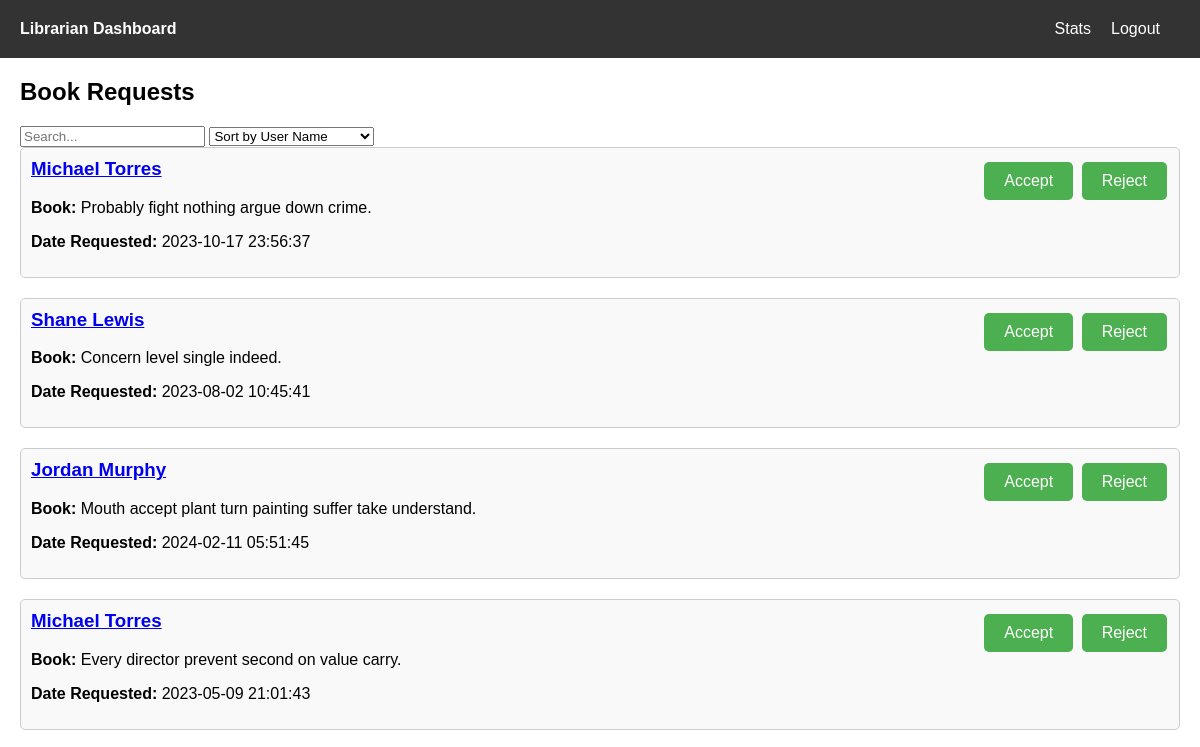
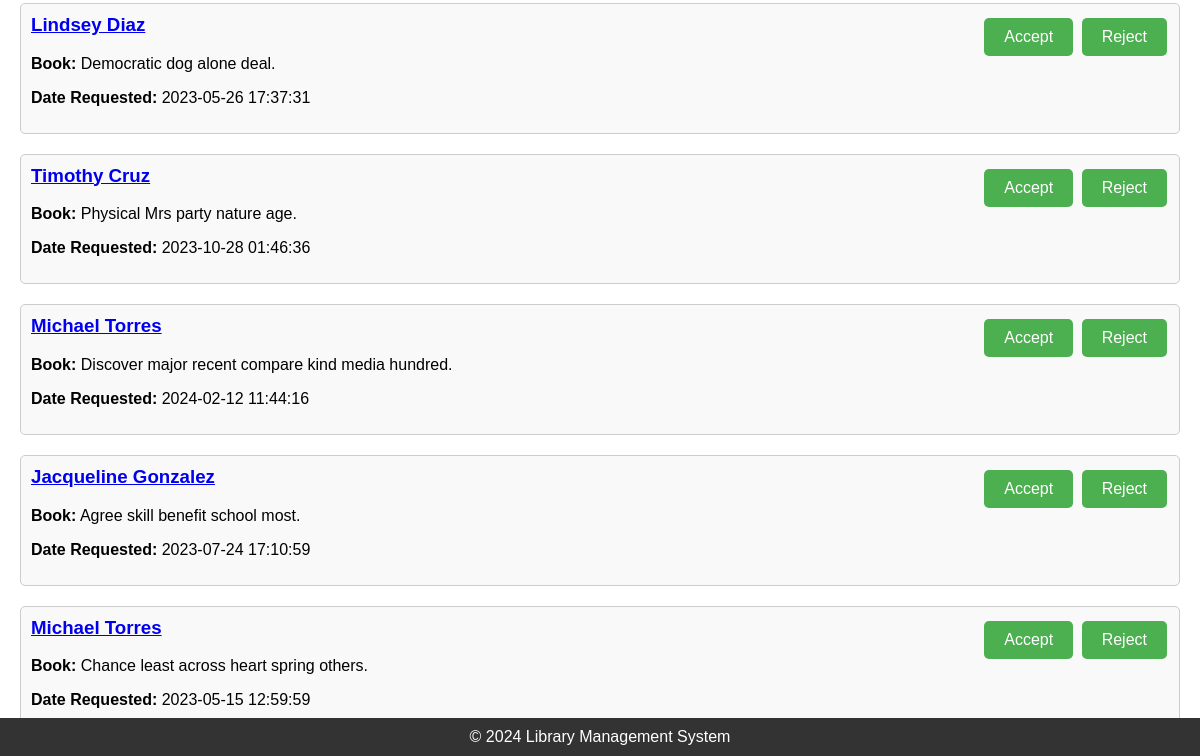
Before: /librarian/book_requests with the older database file (2 pictures, top to bottom).
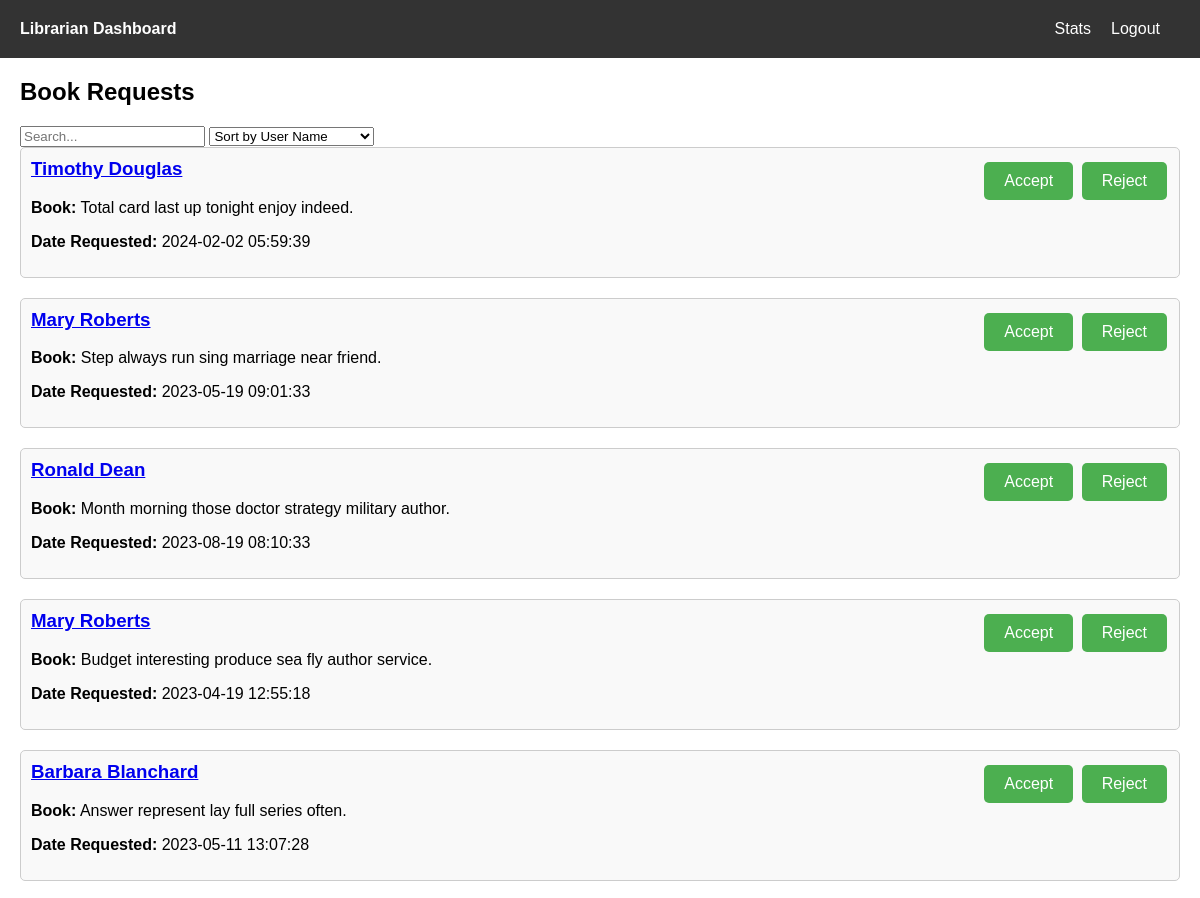
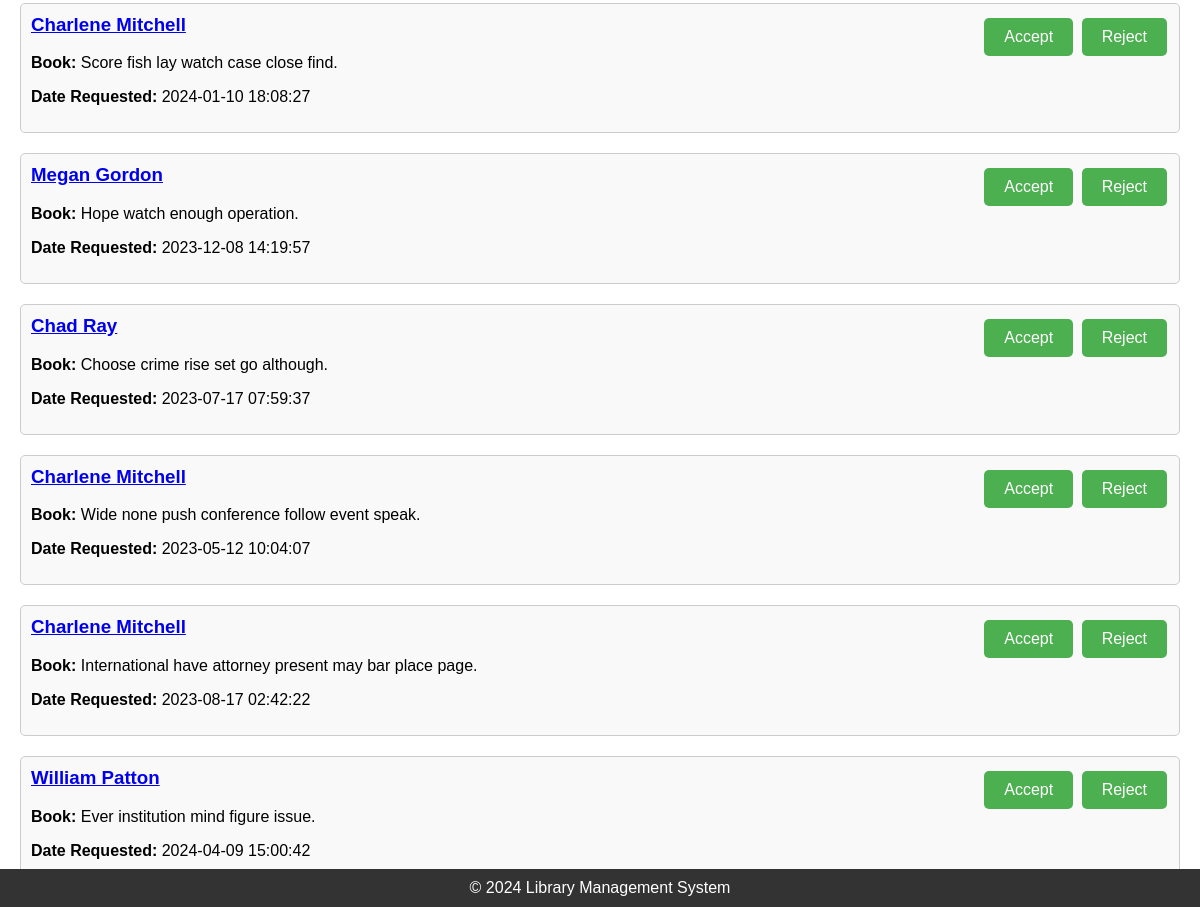
After: the same page with the newer database file (2 pictures, top to bottom).
### application/models.py (models this page shows, shortened)
class Request(db.Model):
    id = db.Column(db.Integer, primary_key=True)
    user_id = db.Column(db.Integer, db.ForeignKey('user.id'), nullable=False)
    book_id = db.Column(db.Integer, db.ForeignKey('book.id'), nullable=False)
    request_date = db.Column(db.DateTime, nullable=False, default=db.func.current_timestamp())
    return_date = db.Column(db.DateTime, nullable=True)
    status = db.Column(db.String(20), nullable=False, default='requested')  # Request status: requested, approved, returned
    requested_duration = db.Column(db.Integer, nullable=False)  # Duration in days for which the book is requested
    user = relationship('User', back_populates='requests')
    book = relationship('Book', back_populates='requests')

class User(db.Model, UserMixin):
    id = db.Column(db.Integer, primary_key=True)
    name = db.Column(db.String(50), nullable=False)
    email = db.Column(db.String(100), nullable=False, unique=True)
    phone = db.Column(db.String(15), nullable=False, unique=True)
    password = db.Column(db.String(128), nullable=False)
    address = db.Column(db.String(255), nullable=True)
    gender = db.Column(db.String(10), nullable=True)
    role = db.Column(db.String(20), nullable=False, default="user")
    date_registered = db.Column(db.DateTime, nullable=False, default=db.func.current_timestamp())
    last_login = db.Column(db.DateTime, nullable=True)
    requests = relationship('Request', back_populates='user')
    feedbacks = relationship('Feedback', back_populates='user')
    allocated_books = relationship('Book', secondary=user_allocated_books_association, back_populates='users')

class Book(db.Model):
    id = db.Column(db.Integer, primary_key=True)
    title = db.Column(db.String(100), nullable=False)
    author = db.Column(db.String(100), nullable=False)
    isbn = db.Column(db.String(20), nullable=False, unique=True)
    section_id = db.Column(db.Integer, db.ForeignKey('section.id'), nullable=False)
    date_added = db.Column(db.DateTime, nullable=False, default=db.func.current_timestamp())
    image = db.Column(db.String(255), nullable=True)  # Image URL or file path
    pdf_link = db.Column(db.String(255), nullable=True)  # PDF link for the book
    price = db.Column(db.Float, nullable=True)  # Price of the e-book
    section = db.relationship('Section', back_populates='books')
    requests = db.relationship('Request', back_populates='book')
    users = db.relationship('User', secondary=user_allocated_books_association, backref='books', overlaps="allocated_books")  # Many-to-Many relationship with User model
    feedbacks = db.relationship('Feedback', back_populates='book')  # Relationship with Feedback model

### application/routes.py (the view)
@app.route('/librarian/book_requests')
def book_requests():
    requests = Request.query.all()
    return render_template('librarian/book_requests.html', requests=requests)

### templates/librarian/book_requests.html (shortened to what this page needs)
<!DOCTYPE html>
<html lang="en">
<head>
    <link rel="stylesheet" href="{{ url_for('static', filename='book_requests.css') }}">
    <link rel="stylesheet" href="{{ url_for('static', filename='librarian_nav.css') }}">
    <link rel="stylesheet" href="{{ url_for('static', filename='footer.css') }}">
</head>
<body>
    <header>
        <nav>
            <ul>
                <li><a href="{{ url_for('librarian_dashboard') }}" class="dashboard-link">Librarian Dashboard</a></li>
                <li class="navbar-right"><a href="{{ url_for('logout') }}">Logout</a></li>
                <li class="navbar-right"><a href="{{ url_for('librarian_statistics') }}">Stats</a></li>
            </ul>
        </nav>
    </header>
    <main>
        <section class="book-requests">
            <h2>Book Requests</h2>
            <div class="search-sort-filter">
                <input type="text" id="search-input" placeholder="Search...">
                <select id="sort-filter">
                    <option value="user-name">Sort by User Name</option>
                </select>
            </div>
            <div class="requests-container">
                {% for request in requests %}
                {% if request.status == 'requested' %}
                    <div class="request" id="request_{{ request.id }}">
                        <div class="request-details">
                            <h3><a href="#" onclick="showRequestDialog(event, '{{ request.user.name }}', '{{ request.book.title }}', '{{ request.request_date }}')">{{ request.user.name }}</a></h3>
                            <p><strong>Book:</strong> {{ request.book.title }}</p>
                            <p><strong>Date Requested:</strong> {{ request.request_date }}</p>
                        </div>
                        <div class="request-actions">
                            <button onclick="acceptRequest({{ request.id }})">Accept</button>
                            <button onclick="rejectRequest({{ request.id }})">Reject</button>
                        </div>
                    </div>
                {% endif %}
            {% endfor %}
            </div>
        </section>
    </main>
    <footer>
        <p>&copy; 2024 Library Management System</p>
    </footer>
</body>
</html>

Changed rows visible on the page:
no longer on this page (row edited): Request: user.name "Jordan Murphy", book "Mouth accept plant turn painting suffer take understand.", request_date "2024-02-11 05:51:45"
no longer on this page (row edited): Request: user.name "Michael Torres", book "Every director prevent second on value carry.", request_date "2023-05-09 21:01:43"
no longer on this page (row edited): Request: user.name "Lindsey Diaz", book "Democratic dog alone deal.", request_date "2023-05-26 17:37:31"
no longer on this page (row edited): Request: user.name "Timothy Cruz", book "Physical Mrs party nature age.", request_date "2023-10-28 01:46:36"
no longer on this page (row edited): Request: user.name "Michael Torres", book "Discover major recent compare kind media hundred.", request_date "2024-02-12 11:44:16"
no longer on this page (row edited): Request: user.name "Jacqueline Gonzalez", book "Agree skill benefit school most.", request_date "2023-07-24 17:10:59"
now on this page (row edited): Request: user.name "Timothy Douglas", book "Total card last up tonight enjoy indeed.", request_date "2024-02-02 05:59:39"
now on this page (row edited): Request: user.name "Mary Roberts", book "Step always run sing marriage near friend.", request_date "2023-05-19 09:01:33"
changed Request: user.name "Michael Torres" → "Ronald Dean"; book "Probably fight nothing argue down crime." → "Month morning those doctor strategy military author."; request_date "2023-10-17 23:56:37" → "2023-08-19 08:10:33"
now on this page (row edited): Request: user.name "Mary Roberts", book "Budget interesting produce sea fly author service.", request_date "2023-04-19 12:55:18"
changed Request: user.name "Shane Lewis" → "Barbara Blanchard"; book "Concern level single indeed." → "Answer represent lay full series often."; request_date "2023-08-02 10:45:41" → "2023-05-11 13:07:28"
now on this page (row edited): Request: user.name "Charlene Mitchell", book "Score fish lay watch case close find.", request_date "2024-01-10 18:08:27"
now on this page (row edited): Request: user.name "Megan Gordon", book "Hope watch enough operation.", request_date "2023-12-08 14:19:57"
now on this page (row edited): Request: user.name "Chad Ray", book "Choose crime rise set go although.", request_date "2023-07-17 07:59:37"
changed Request: user.name "Michael Torres" → "Charlene Mitchell"; book "Chance least across heart spring others." → "Wide none push conference follow event speak."; request_date "2023-05-15 12:59:59" → "2023-05-12 10:04:07"
now on this page (row edited): Request: user.name "Charlene Mitchell", book "International have attorney present may bar place page.", request_date "2023-08-17 02:42:22"
now on this page (row edited): Request: user.name "William Patton", book "Ever institution mind figure issue.", request_date "2024-04-09 15:00:42"
